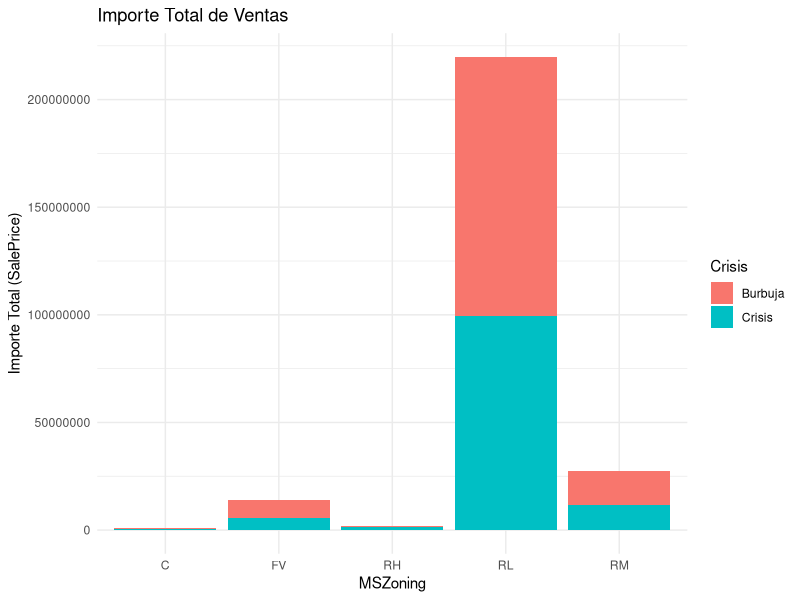
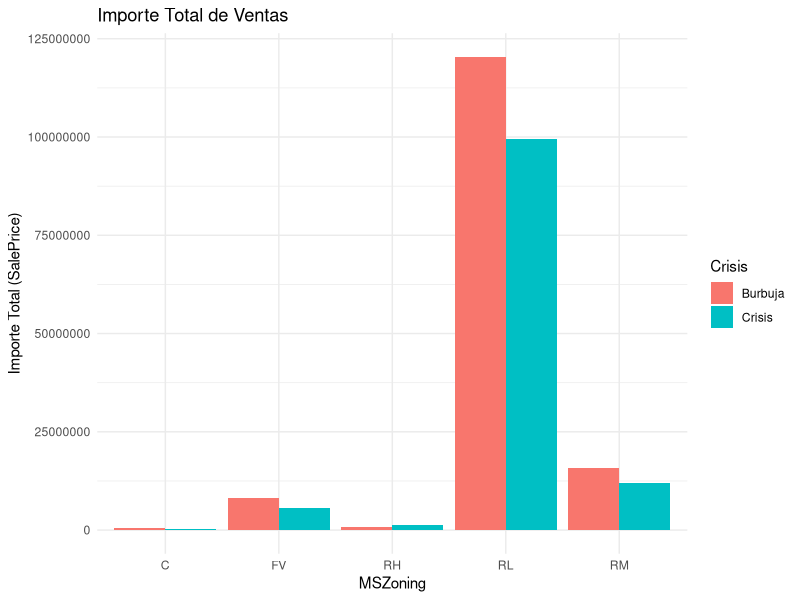
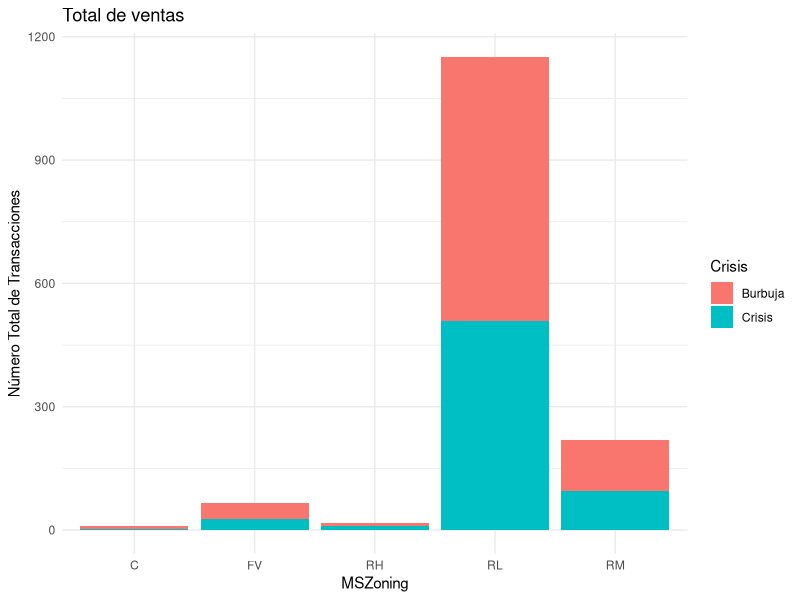
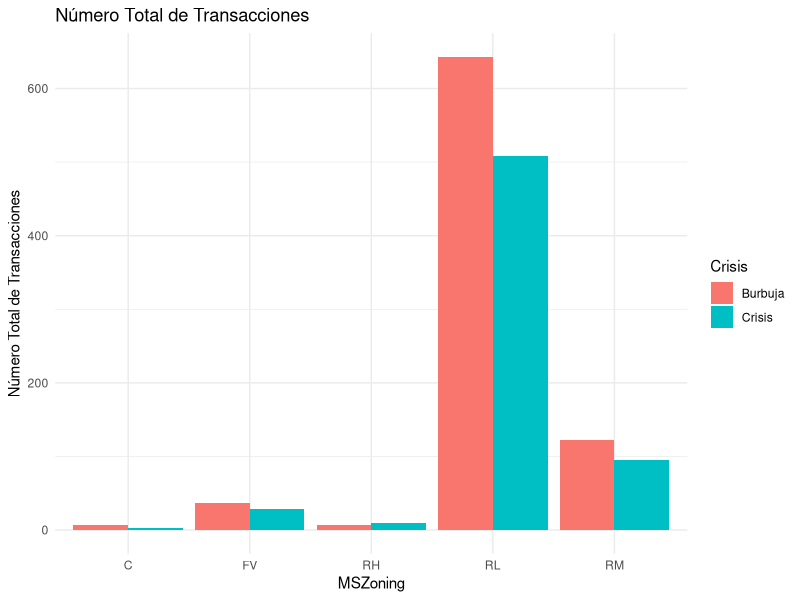

Write R code to recreate these figures, in order. (Note: this script raises an error after producing the figures.)
# Limpiamos el entorno de trabajo  
rm(list=ls())


# 1. Cargar “trainmod”.
datos = read.csv("trainmod.csv",stringsAsFactors = TRUE)

# Resumen de los datos "trainmod"
summary(datos)



# 2. Agregar el Precio de Venta en función de la variable “MSZoning”. Calculando:
#.   a. Importe total de las transacciones.

# Numero total de transacciones por MSZoning 
Tipo = aggregate(SalePrice ~ MSZoning, data = datos, sum)


#.   b. Número total de transacciones.

# Importe total de las transacciones por MSZoning
CountTipo = aggregate(SalePrice ~ MSZoning, data = datos, length)


#.   c. Valor medio de las transacciones.

# Valir medio de las transacciones por MSZoning
MeanTipo = aggregate(SalePrice ~ MSZoning, data = datos, mean)


#    d. Desviación típica de las transacciones.

# Desviación de las transacciones por MSZoning
DesvTipo = aggregate(SalePrice ~ MSZoning, data = datos, sd)



# 3. Agregar el Precio de venta en función de la variable “MSZoning” y la variable “Crisis”. 
#    Calculando:

#    a. Importe total de las transacciones.

# Importe total de las transacciones por 'MSZoning' y 'Crisis'
Tipo2 = aggregate(SalePrice ~ MSZoning + Crisis, data = datos,sum)

#    b. Número total de transacciones:

# Número total de transacciones por 'MSZoning' y 'Crisis'
CountTipo2 = aggregate(SalePrice ~ MSZoning + Crisis, data = datos, length)


#.   c. Valor medio de las transacciones:

# Valor medio de las transacciones por 'MSZoning' y 'Crisis'
MeanTipo2 = aggregate(SalePrice ~ MSZoning + Crisis, data = datos, mean)


#    d. Desviación típica de las transacciones:

# Desviación típica de las transacciones por 'MSZoning' y 'Crisis'
DesvTipo2 = aggregate(SalePrice ~ MSZoning + Crisis, data = datos, sd)


# 4. Graficar de las agregaciones anteriores el Importe Total y el Número Total de 
#    transacciones, de la siguiente forma:
#       a. Valor en el eje de la Y.
#       b. MSZoning en el eje X.
#       c. Color en función de si se vendió en la crisis o fuera de ella.

options(scipen = 999) # Nos ayuda a eleminar la notación cientifica 5+0e
# Podemos graficarlo.
library(ggplot2)

# Gráfico de barras apiladas del importe total de las ventas, diferenciando si fue en crisis o no
ggplot(Tipo2, aes(x = MSZoning, y = SalePrice, fill = Crisis)) + 
  ggtitle("Importe Total de Ventas") + 
  geom_bar(stat="identity") +
  labs(x = "MSZoning", y = "Importe Total (SalePrice)") + 
  theme_minimal()

# Gráfico con barras separadas del importe total de las ventas, diferenciando si fue en crisis o no
ggplot(Tipo2, aes(x = MSZoning, y = SalePrice, fill = Crisis)) + 
  ggtitle("Importe Total de Ventas") + 
  geom_bar(stat = "identity", position = "dodge") +  # con 'position = dodge' separamos las barras por Crisis
  labs(x = "MSZoning", y = "Importe Total (SalePrice)") + 
  theme_minimal()


# Gráfico de barras apiladas con el número total de transacciones, diferenciando si fue en crisis o no
ggplot(CountTipo2, aes(x = MSZoning, y = SalePrice, fill = Crisis)) + 
  ggtitle("Total de ventas") + 
  geom_bar(stat="identity") +
  labs(x = "MSZoning", y = "Número Total de Transacciones") +
  theme_minimal()

# Gráfico de barras separadas con el número total de transacciones, diferenciando si fue en crisis o no
ggplot(CountTipo2, aes(x = MSZoning, y = SalePrice, fill = Crisis)) + 
  ggtitle("Número Total de Transacciones") + 
  geom_bar(stat = "identity", position = "dodge") +  # con 'position = dodge' separamos las barras por Crisis
  labs(x = "MSZoning", y = "Número Total de Transacciones") + 
  theme_minimal()



# 5. Unir las tablas “Valor Medio” y “ Desviación Típica” calculadas en el puntodos.

# Con la funcion Merge unimos las dos tablas.
DatosFinal = merge(MeanTipo, DesvTipo, by = "MSZoning")

# 6. Cambiar los nombres de las variables de la tabla anterior y poner “Media” y 
#    “Desviación”.

# Renombramos las columnas 
names(DatosFinal) <- c("MSZoning", "Media", "Desviación")


# 7. Calcular el cociente entre Media y Desviación.

DatosFinal["Cociente"] = DatosFinal$Media / DatosFinal$Desviacio
# 8. Normalizar la tablas creadas en el ejercicio tres.

# tambien se puede normalizar la tabla por dos filas.
FechaCP_Tipo = dcast(datos2,fecha+cp~tipo, value.var = "importetotal")

# 9. Verticalizar los datos originales por la Id.
